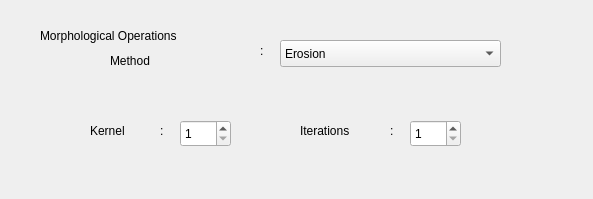
<?xml version="1.0" encoding="UTF-8"?>
<ui version="4.0">
 <class>DialogMorphology</class>
 <widget class="QDialog" name="DialogMorphology">
  <property name="geometry">
   <rect>
    <x>0</x>
    <y>0</y>
    <width>593</width>
    <height>199</height>
   </rect>
  </property>
  <property name="windowTitle">
   <string>Morphology</string>
  </property>
  <widget class="QLabel" name="label">
   <property name="geometry">
    <rect>
     <x>40</x>
     <y>20</y>
     <width>211</width>
     <height>31</height>
    </rect>
   </property>
   <property name="text">
    <string>Morphological Operations</string>
   </property>
  </widget>
  <widget class="QLabel" name="label_2">
   <property name="geometry">
    <rect>
     <x>110</x>
     <y>50</y>
     <width>71</width>
     <height>21</height>
    </rect>
   </property>
   <property name="text">
    <string>Method</string>
   </property>
  </widget>
  <widget class="QLabel" name="label_3">
   <property name="geometry">
    <rect>
     <x>260</x>
     <y>40</y>
     <width>16</width>
     <height>21</height>
    </rect>
   </property>
   <property name="text">
    <string>:</string>
   </property>
  </widget>
  <widget class="QComboBox" name="comboBox">
   <property name="geometry">
    <rect>
     <x>280</x>
     <y>40</y>
     <width>221</width>
     <height>27</height>
    </rect>
   </property>
   <item>
    <property name="text">
     <string>Erosion</string>
    </property>
   </item>
   <item>
    <property name="text">
     <string>Dilation</string>
    </property>
   </item>
   <item>
    <property name="text">
     <string>Opening</string>
    </property>
   </item>
   <item>
    <property name="text">
     <string>Closing</string>
    </property>
   </item>
   <item>
    <property name="text">
     <string>Gradient</string>
    </property>
   </item>
   <item>
    <property name="text">
     <string>TopHat</string>
    </property>
   </item>
   <item>
    <property name="text">
     <string>BlackHat</string>
    </property>
   </item>
  </widget>
  <widget class="QLabel" name="label_4">
   <property name="geometry">
    <rect>
     <x>90</x>
     <y>120</y>
     <width>61</width>
     <height>21</height>
    </rect>
   </property>
   <property name="text">
    <string>Kernel</string>
   </property>
  </widget>
  <widget class="QLabel" name="label_5">
   <property name="geometry">
    <rect>
     <x>160</x>
     <y>120</y>
     <width>16</width>
     <height>21</height>
    </rect>
   </property>
   <property name="text">
    <string>:</string>
   </property>
  </widget>
  <widget class="QSpinBox" name="spinBox">
   <property name="geometry">
    <rect>
     <x>180</x>
     <y>120</y>
     <width>51</width>
     <height>27</height>
    </rect>
   </property>
   <property name="minimum">
    <number>1</number>
   </property>
   <property name="maximum">
    <number>100</number>
   </property>
   <property name="singleStep">
    <number>1</number>
   </property>
  </widget>
  <widget class="QLabel" name="label_6">
   <property name="geometry">
    <rect>
     <x>390</x>
     <y>120</y>
     <width>16</width>
     <height>21</height>
    </rect>
   </property>
   <property name="text">
    <string>:</string>
   </property>
  </widget>
  <widget class="QLabel" name="label_7">
   <property name="geometry">
    <rect>
     <x>300</x>
     <y>120</y>
     <width>81</width>
     <height>21</height>
    </rect>
   </property>
   <property name="text">
    <string>Iterations</string>
   </property>
  </widget>
  <widget class="QSpinBox" name="spinBox_2">
   <property name="geometry">
    <rect>
     <x>410</x>
     <y>120</y>
     <width>51</width>
     <height>27</height>
    </rect>
   </property>
   <property name="minimum">
    <number>1</number>
   </property>
   <property name="maximum">
    <number>100</number>
   </property>
  </widget>
 </widget>
 <resources/>
 <connections/>
</ui>
